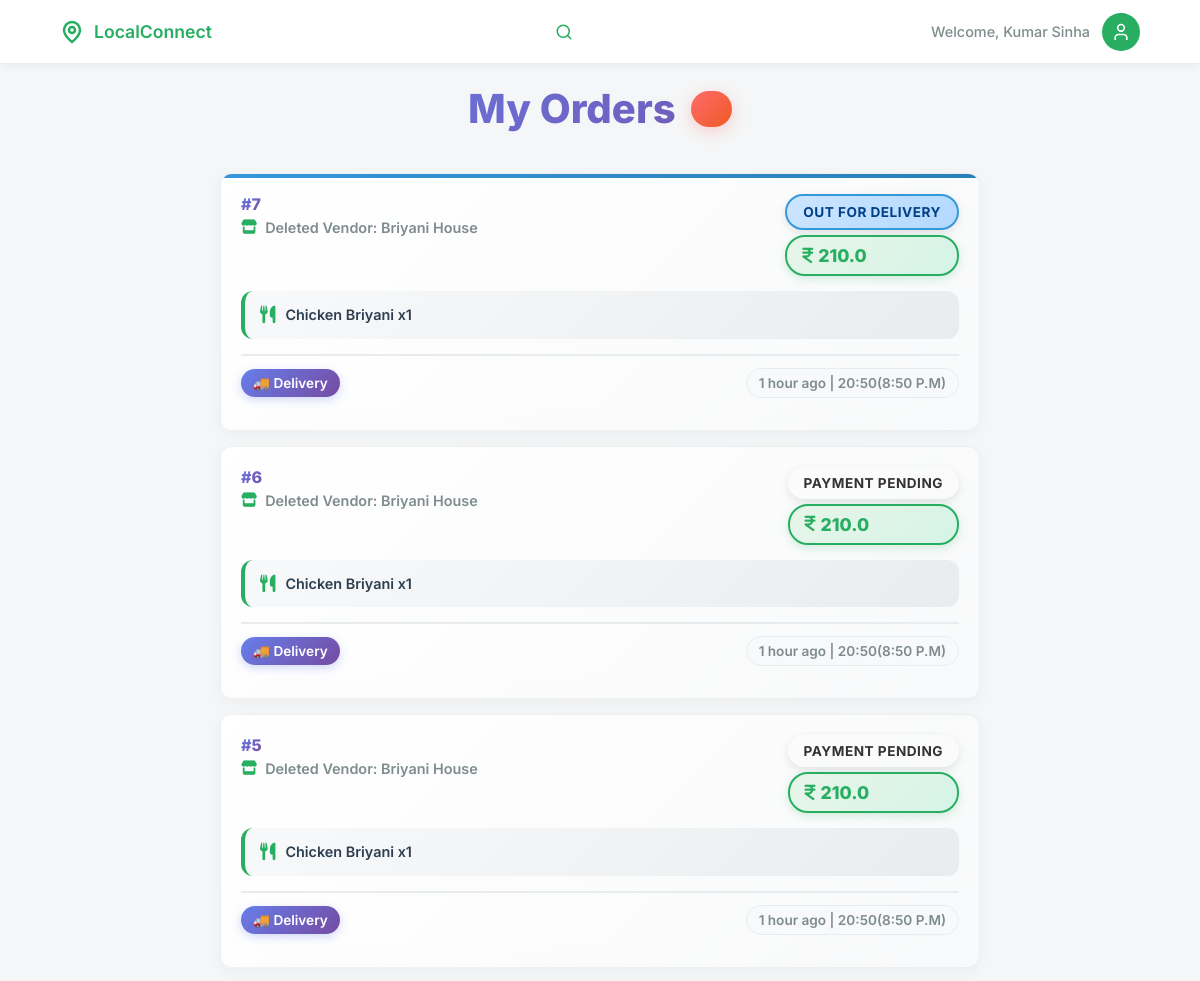
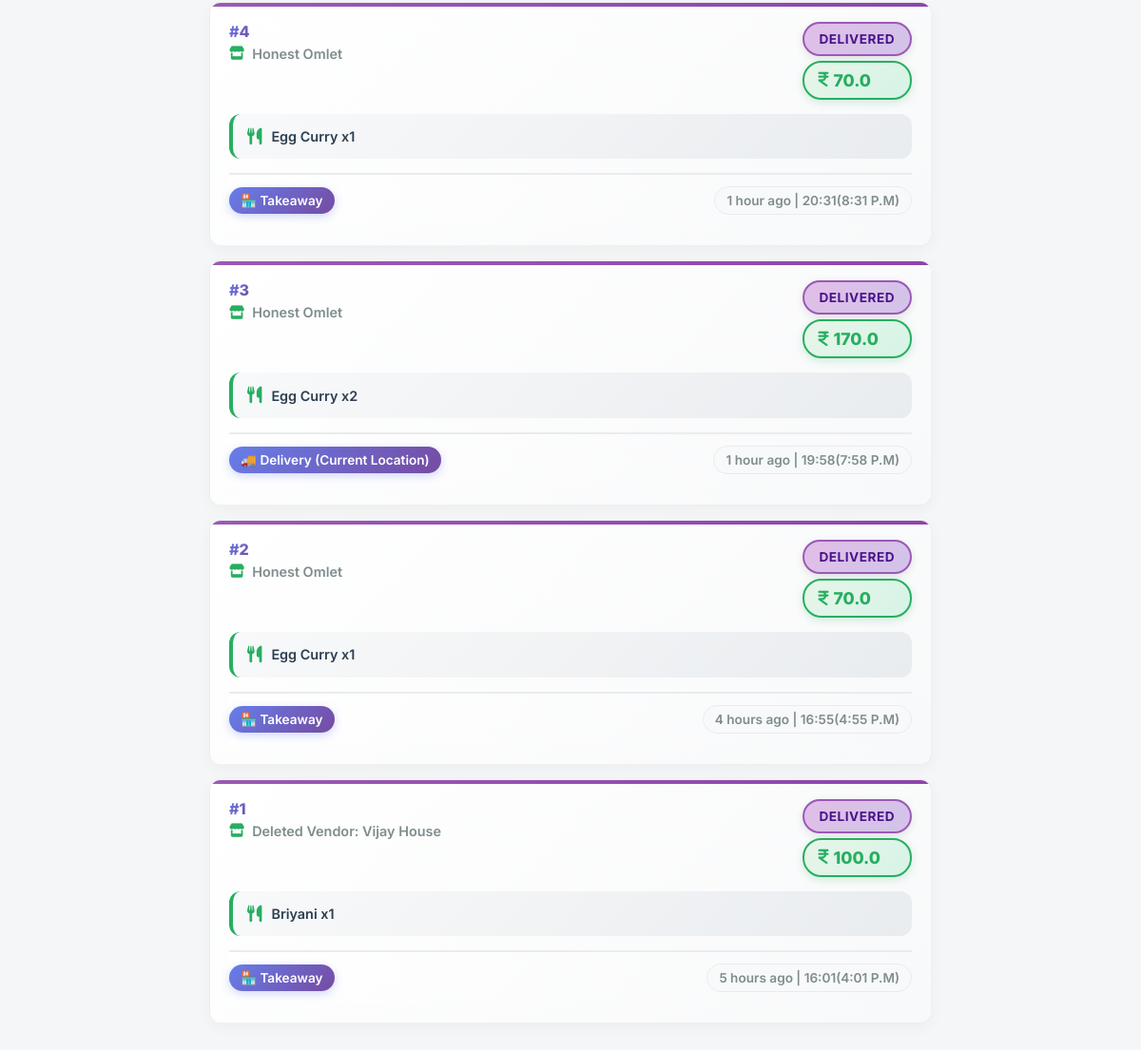
/customer/orders (signed in), run on the app's committed database (2 pictures, top to bottom).
### models/models.py (models this page shows, shortened)
class Order(db.Model):
    id = db.Column(db.Integer, primary_key=True)
    customer_id = db.Column(db.Integer, db.ForeignKey('customer.id'), nullable=False)
    vendor_id = db.Column(db.Integer, db.ForeignKey('vendor.id'), nullable=True)
    vendor_name = db.Column(db.String(100), nullable=False)
    customer_name = db.Column(db.String(100))
    customer_phone = db.Column(db.String(20))
    items = db.Column(db.Text, nullable=False)
    items_summary = db.Column(db.String(500))
    delivery_type = db.Column(db.String(20), nullable=False)
    payment_type = db.Column(db.String(20), nullable=False)
    total = db.Column(db.Float, nullable=False)
    status = db.Column(db.String(20), default='Pending')
    order_type = db.Column(db.String(20))
    customer_suggestion = db.Column(db.Text)
    rejection_reason = db.Column(db.Text)
    delivery_location_type = db.Column(db.String(20))  # 'home' or 'current'
    vendor_latitude = db.Column(db.Float)
    vendor_longitude = db.Column(db.Float)
    customer_delivery_latitude = db.Column(db.Float)
    customer_delivery_longitude = db.Column(db.Float)
    created_at = db.Column(db.DateTime, default=datetime.utcnow)
    razorpay_order_id = db.Column(db.String(100))
    razorpay_payment_id = db.Column(db.String(100))
    razorpay_signature = db.Column(db.String(255))
    review_rating = db.Column(db.Integer)
    review_comment = db.Column(db.Text)
    review_date = db.Column(db.DateTime)
    preparing_at = db.Column(db.DateTime)
    out_for_delivery_at = db.Column(db.DateTime)
    ready_at = db.Column(db.DateTime)
    completed_at = db.Column(db.DateTime)
    rejected_at = db.Column(db.DateTime)
    vendor_response = db.Column(db.Text)
    vendor_response_date = db.Column(db.DateTime)
    response_helpful = db.Column(db.Integer, default=0)
    def get_items(self):
        return json.loads(self.items)

### app.py (the view)
@app.route('/customer/orders')
@customer_required
def customer_orders():
    user_id = session.get('user_id')
    orders_query = Order.query.filter_by(customer_id=user_id).order_by(Order.created_at.desc()).all()
    orders = [{
        'id': o.id,
        'vendor_id': o.vendor_id,
        'vendor_name': o.vendor_name,
        'items': o.items,
        'delivery_type': o.delivery_type,
        'payment_type': o.payment_type,
        'total': o.total,
        'status': o.status,
        'created_at': o.created_at.isoformat(),
        'preparing_at': o.preparing_at.isoformat() if o.preparing_at else None,
        'out_for_delivery_at': o.out_for_delivery_at.isoformat() if o.out_for_delivery_at else None,
        'ready_at': o.ready_at.isoformat() if o.ready_at else None,
        'completed_at': o.completed_at.isoformat() if o.completed_at else None,
        'review_rating': o.review_rating,
        'review_comment': o.review_comment,
        'rejectionReason': o.rejection_reason
    } for o in orders_query]
    return render_template('customer/orders.html', user_name=session.get('user_name'), user_id=user_id, orders=orders, orders_query=orders_query)

### app.py (called while the page is built)
@app.before_request
def make_session_permanent():
    session.permanent = True

@app.before_request
def check_session_validity():
    if (request.endpoint and
        (request.endpoint.startswith('static') or
         request.endpoint in ['sign_in', 'customer_signup', 'vendor_signup', 'home', 'signup_success'] or
         request.endpoint.startswith('api.') or
         request.endpoint.startswith('get_vendor'))):
        return
    if request.endpoint and request.endpoint.startswith('api.'):
        return

### templates/customer/orders.html (shortened to what this page needs)
<!DOCTYPE html>
<html lang="en">
<head>
    <link rel="stylesheet" href="/static/css/customer/base.css">
    <link rel="stylesheet" href="https://cdnjs.cloudflare.com/ajax/libs/font-awesome/6.0.0/css/all.min.css">
    <link rel="stylesheet" href="https://unpkg.com/leaflet@1.9.4/dist/leaflet.css" />
</head>
<body>
    <header class="navbar">
        <div class="nav-container">
            <div class="logo">
                <svg width="24" height="24" viewBox="0 0 24 24" fill="none" stroke="currentColor" stroke-width="2.5" stroke-linecap="round" stroke-linejoin="round">
                    <path d="M20 10c0 6-8 12-8 12s-8-6-8-12a8 8 0 0 1 16 0Z"></path>
                    <circle cx="12" cy="10" r="3"></circle>
                </svg>
                <span>LocalConnect</span>
            </div>
            <div class="search-wrapper" id="searchWrapper">
                <svg class="search-icon" width="18" height="18" viewBox="0 0 24 24" fill="none" stroke="currentColor" stroke-width="2" stroke-linecap="round" stroke-linejoin="round">
                    <circle cx="11" cy="11" r="8"></circle>
                    <line x1="21" y1="21" x2="16.65" y2="16.65"></line>
                </svg>
            </div>
            <div class="user-profile">
                <span class="welcome-text">Welcome, {{ user_name or 'Guest' }}</span>
                <div class="avatar" id="profileIcon">
                    <svg width="20" height="20" viewBox="0 0 24 24" fill="none" stroke="currentColor" stroke-width="2" stroke-linecap="round" stroke-linejoin="round">
                        <path d="M19 21v-2a4 4 0 0 0-4-4H9a4 4 0 0 0-4 4v2"></path>
                        <circle cx="12" cy="7" r="4"></circle>
                    </svg>
                </div>
            </div>
        </div>
    </header>
    <main class="content-wrapper">
        <div class="orders-container">
            <h2 class="page-title enhanced-title">My Orders <span class="orders-count">{{ orders_query|length if orders_query else 0 }}</span></h2>
            <div class="orders-list" id="orders-list">
                {% if orders_query %}
                    {% for order in orders_query %}
                    <div class="order-card enhanced-order-card" onclick="showOrderDetails({{ order.id }})">
                        <div class="order-status-indicator {{ 'delivered' if order.status == 'Completed' else order.status }}"></div>
                        <div class="order-header">
                            <div class="order-info">
                                <h4><span class="order-number">#{{ order.id }}</span></h4>
                                <p class="vendor-name"><i class="fa-solid fa-store"></i> {{ order.vendor_name }}</p>
                            </div>
                            <div class="order-status">
                                <span class="status-badge enhanced-status {{ 'delivered' if order.status == 'Completed' else order.status }}">{{ 'Delivered' if order.status == 'Completed' else order.status.replace('_', ' ').title() }}</span>
                                <span class="order-total enhanced-total"><i class="fa-solid fa-indian-rupee-sign"></i>{{ order.total }}</span>
                            </div>
                        </div>
                        <div class="order-items enhanced-items">
                            <p><i class="fa-solid fa-utensils"></i> {% for item in order.get_items() %}{{ item.name }} x{{ item.qty }}{% if not loop.last %}, {% endif %}{% endfor %}</p>
                        </div>
                        <div class="order-meta enhanced-meta">
                            <span class="order-type">{{ '🚚 Delivery' if order.delivery_type == 'delivery' else '🏪 Takeaway' }}{% if order.delivery_type == 'delivery' and order.delivery_location_type %} ({{ 'Home' if order.delivery_location_type == 'home' else 'Current Location' }}){% endif %}</span>
                            <span class="order-date" data-timestamp="{{ order.created_at.timestamp() }}">{{ order.created_at.strftime('%b %d, %Y %I:%M %p') }} | {{ order.created_at.strftime('%H:%M') }}</span>
                        </div>
                    </div>
                    {% endfor %}
                {% endif %}
            </div>
        </div>
    </main>
</body>
</html>

### data on the page
Order: id "7", vendor_name "Deleted Vendor: Briyani House", status "OUT FOR DELIVERY", total "210.0", name "Chicken Briyani", qty "1", delivery_type "🚚 Delivery"
Order: id "6", vendor_name "Deleted Vendor: Briyani House", status "PAYMENT PENDING", total "210.0", name "Chicken Briyani", qty "1", delivery_type "🚚 Delivery"
Order: id "5", vendor_name "Deleted Vendor: Briyani House", status "PAYMENT PENDING", total "210.0", name "Chicken Briyani", qty "1", delivery_type "🚚 Delivery"
Order: id "4", vendor_name "Honest Omlet", status "DELIVERED", total "70.0", name "Egg Curry", qty "1", delivery_type "🏪 Takeaway"
Order: id "3", vendor_name "Honest Omlet", status "DELIVERED", total "170.0", name "Egg Curry", qty "2", delivery_type "🚚 Delivery", delivery_location_type "Current Location"
Order: id "2", vendor_name "Honest Omlet", status "DELIVERED", total "70.0", name "Egg Curry", qty "1", delivery_type "🏪 Takeaway"
Order: id "1", vendor_name "Deleted Vendor: Vijay House", status "DELIVERED", total "100.0", name "Briyani", qty "1", delivery_type "🏪 Takeaway"

### other printed values
{{ user_name or 'Guest' }} "Kumar Sinha"
